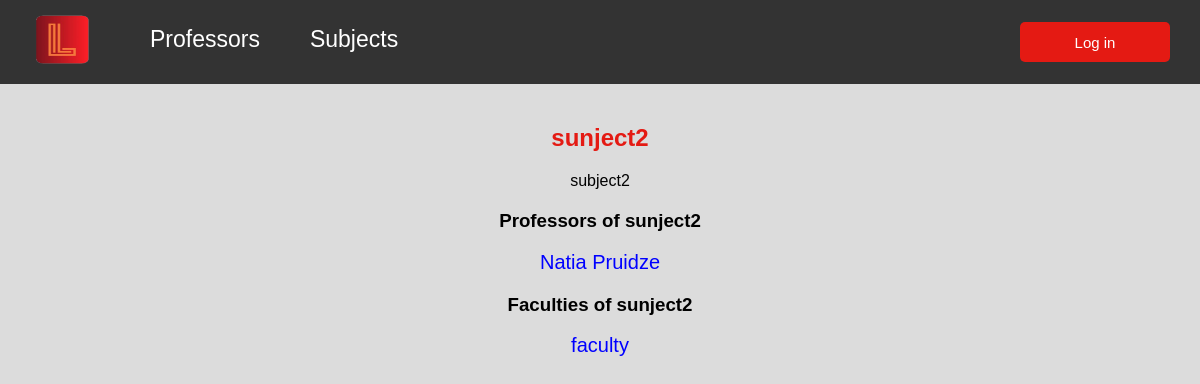
The page /subject/2 on the database as committed earlier.
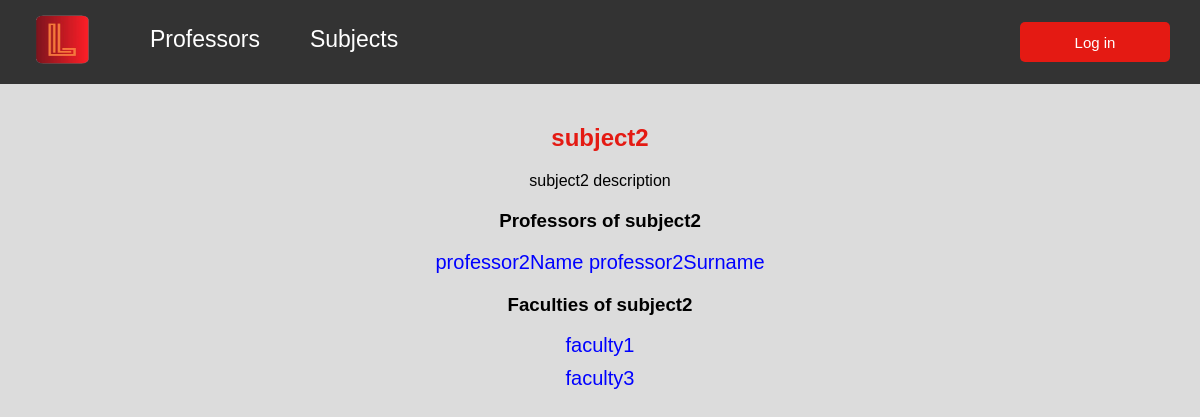
The same page on the database as committed later.
### university/models/subject.py (models this page shows, shortened)
class Subject(models.Model):
    professors = models.ManyToManyField(
        to="Professor",
        related_name="subjects",
        verbose_name=_("Lecturers"))
    title = models.CharField(max_length=100, verbose_name=_("Title"))
    short_description = models.TextField(verbose_name=_("Short Description"))
    syllabus = models.FileField(upload_to='syllabus', verbose_name=_("Syllabus"))
    class Meta:
        verbose_name = _("Subject")
        verbose_name_plural = _("Subjects")

### university/models/professor.py (models this page shows, shortened)
class Professor(models.Model):
    user = models.OneToOneField(User, on_delete=models.CASCADE, verbose_name=_("User"))
    name = models.CharField(max_length=100, verbose_name=_('First Name'))
    surname = models.CharField(max_length=100, verbose_name=_('Last Name'))
    email = models.EmailField(verbose_name=_('Email'), unique=True)
    class Meta:
        verbose_name = _('Professor')
        verbose_name_plural = _('Professors')

### university/models/faculty.py (models this page shows, shortened)
class Faculty(models.Model):
    subjects = models.ManyToManyField(
        to="Subject",
        related_name='faculty',
        verbose_name=_("Subjects"))
    name = models.CharField(max_length=100, verbose_name=_("Name"))
    class Meta:
        verbose_name = _("Faculty")
        verbose_name_plural = _("Faculties")

### university/views/subject.py (the view)
# urls.py: path('subject/<int:subject_id>', get_subject, name='subject'),
def get_subject(request, subject_id):
    subject = get_object_or_404(Subject, pk=subject_id)
    faculties = subject.faculty.all()
    lecturers = subject.professors.all()
    return render(request, 'other/subject_detail.html',
                  {'lecturers': lecturers, 'faculties': faculties, 'subject': subject})

### university/context_processors.py (called while the page is built, shortened)
def user_roles(request):
    context = {}
    return context

### university/templates/other/subject_detail.html (shortened to what this page needs)
{% extends 'includes/base.html' %}
{% block content %}
    <h2>{{ subject.title }}</h2>
    <p>{{ subject.short_description }}</p>
    <h3>Professors of {{ subject.title }}</h3>
    <ul>
        {% for lecturer in lecturers %}
            <li class="list-item"><a href="/lecturer/{{ lecturer.id }}">{{ lecturer.name }} {{ lecturer.surname }}</a></li>
        {% endfor %}
    </ul>
    <h3>Faculties of {{ subject.title }}</h3>
    <ul>
        {% for faculty in faculties %}
            <li class="list-item"><a href="/faculty/{{ faculty.id }}">{{ faculty.name }}</a></li>
        {% endfor %}
    </ul>
{% endblock %}

Rows that differ between the two databases and show on the page:
no longer on this page (row edited): Professor: name "Natia", surname "Pruidze"
changed Subject "subject2": title "sunject2" → "subject2"; short_description "subject2" → "subject2 description"
added Professor: name "professor2Name", surname "professor2Surname"
changed Faculty: name "faculty" → "faculty1"
added Faculty: name "faculty3"
